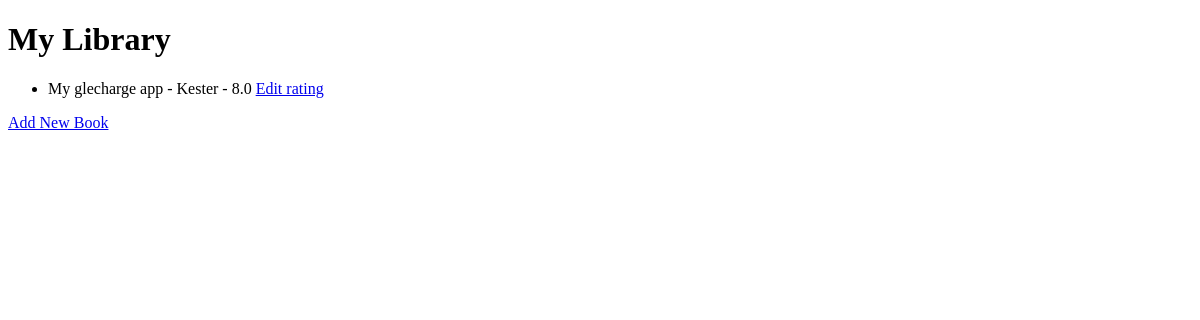
Before: / with the older database file.
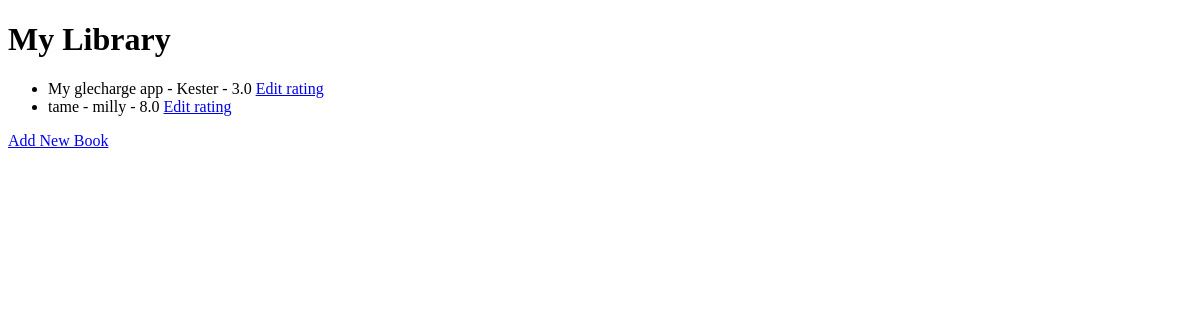
After: the same page with the newer database file.
### main.py (models this page shows, shortened)
class Book(db.Model):
    id = db.Column(db.Integer, primary_key=True)
    title = db.Column(db.String(250), nullable=False, unique=True)
    author = db.Column(db.String(250), nullable=False, unique=True)
    rating = db.Column(db.Float(250), nullable=False, unique=True)

### main.py (the view)
@app.route('/')
def home():
    all_books = db.session.query(Book).all()
    return render_template("index.html", all_books=all_books)

### templates/index.html (shortened to what this page needs)
<!DOCTYPE html>
<html lang="en">
<head>
</head>
<body>
<h1>My Library</h1>
{% if all_books == [] %}
    <p>No books yet</p>
{% else %}
    <ul>
        {% for book in all_books %}
            <li>{{book.title}} - {{book.author}} - {{book.rating}}
                <a href="{{url_for('edit_rating', book_id=book.id)}}">Edit rating</a>
            </li>
        {% endfor %}
    </ul>
{% endif %}
<a href="{{url_for('add')}}">Add New Book</a>
</body>
</html>

Changed rows visible on the page:
changed Book "My glecharge app": rating "8.0" → "3.0"
added Book: title "tame", author "milly", rating "8.0"
